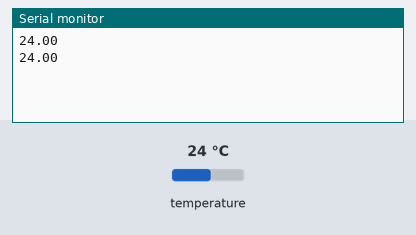
The sketch below on a simulated Arduino Uno, built with avr-gcc and run on an emulated ATmega328P. On the bench: the last lines printed to the serial monitor. Inputs (shaded band) come from the test bench; at power-on: temperature 24 °C.

Above: at 2.5 s.
2.6 s: temperature set to 12 °C
At 3.5 s:
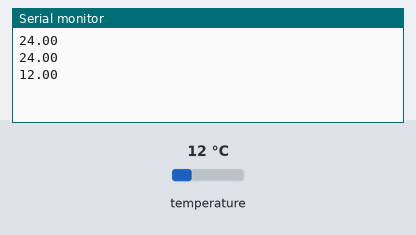
4.1 s: temperature set to 19 °C
At 5.7 s:
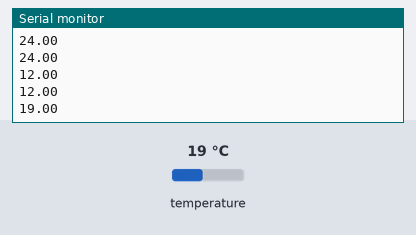
Timing chart, 0 to 7.2 s (numbered marks = the images above; inputs shaded):
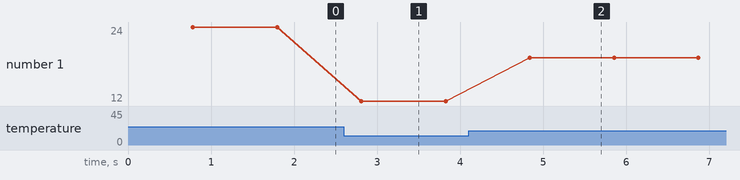

Measured:
- after the input at 2.6 s, the serial monitor: prints a new line after 0.21 s (image 1)
- after the input at 4.1 s, the serial monitor: prints a new line after 0.74 s (image 2)
- plotted number 1: 24 → 12 after the input at 2.6 s, 12 → 19 after the input at 4.1 s

The sketch:

thTemperature.ino
```cpp
// Kết nối Arduino với cảm biến nhiệt độ:
//    Arduino pin        thTemp pin
//       2         ---     OUT
//       VCC       ---     VCC
//       GND       ---     GND

int temperature_pin = 2;

#include <OneWire.h>            // https://github.com/PaulStoffregen/OneWire/archive/master.zip
#include <DallasTemperature.h>  // https://github.com/milesburton/Arduino-Temperature-Control-Library/archive/master.zip

OneWire  oneWire(temperature_pin);
DallasTemperature  sensors(&oneWire);


// Hàm setup() chạy một lần:
void setup()
{
  Serial.begin(9600);  // khởi tạo kết nối tới máy tính với tốc độ 9600
  sensors.begin();  // cài đặt cảm biến nhiệt độ
}


// Hàm loop() chạy lặp lại vô hạn:
void loop()
{
  sensors.requestTemperatures();                   // kích hoạt cảm biến nhiệt độ
  float temperature = sensors.getTempCByIndex(0);  // đọc giá trị nhiệt độ (C)
  Serial.println(temperature);                     // in kết quả ra màn hình
  delay(250);                                      // thời gian trễ giữa mỗi lần đọc
}
```
